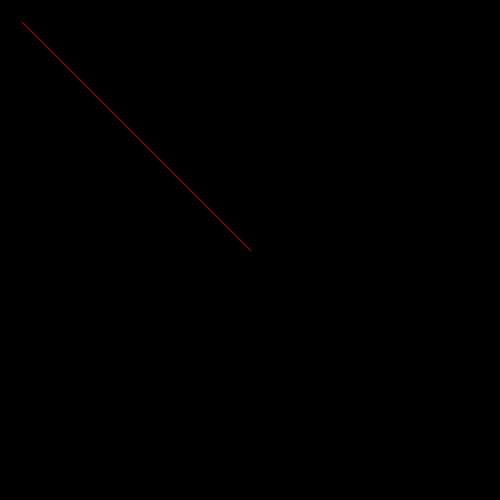
Frame 1 (no input)
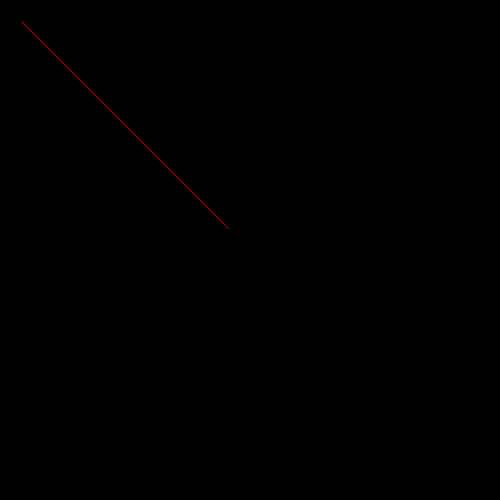
Frame 2 (the mouse pressed at the canvas centre, redrawn once)

The Processing sketch that drew these frames (run headless with seeded random() and noise(); the mouse was pressed at the canvas centre and the sketch redrawn once):

// Processing sketch: processing_180162
// ── processing_180162.pde

void setup() {
  size(500, 500);
  background(0);
  noLoop();
}

void mousePressed() {
  background(0);
  loop();
}

void draw() {
  strokeWeight(1);
  stroke(random(0, 255), 0, random(0, 90));
  line(250, 250, mouseX, mouseY);
  stroke(0);
  fill(0);
  ellipseMode(CENTER);
  ellipse(mouseX, mouseY, 60, 60);
}
